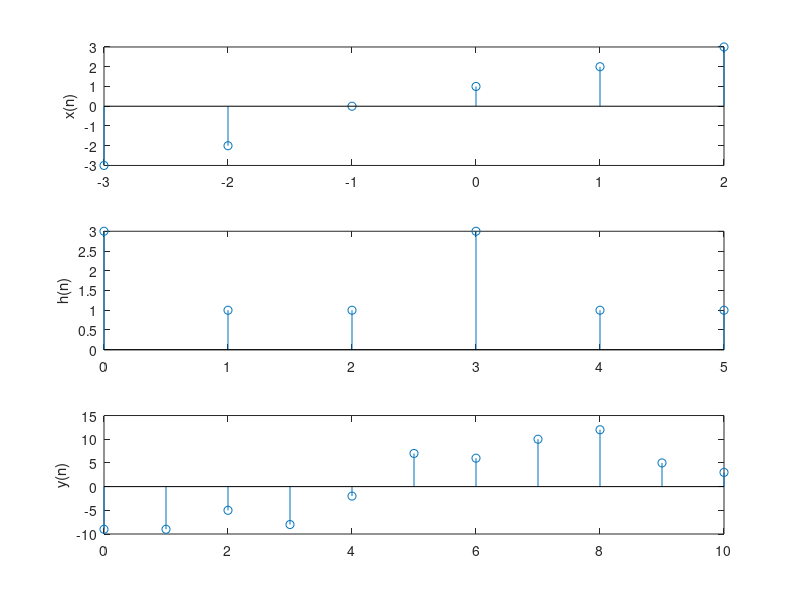

The MATLAB script that drew this image:
x = [-3 -2 0 1 2 3];
h = [3 1 1 3 1 1];
M = length(x);
N = length(h);
L = M + N - 1;
xe = zeros(1,L);
he = zeros(1,L);
xe(1:M) = x;
he(1:N) = h;
for n=1:L
    y(n) = 0;
    for k = 1:n
        y(n) = y(n) + xe(k)*he(n - k + 1);
    end
end
l=0:1:10;
m=-3:1:2;
n=0:1:5;
subplot(311);
stem(m,x);
ylabel('x(n)');
subplot(312);
stem(n,h);
ylabel('h(n)');
subplot(313);
stem(l,y);
ylabel('y(n)');
y